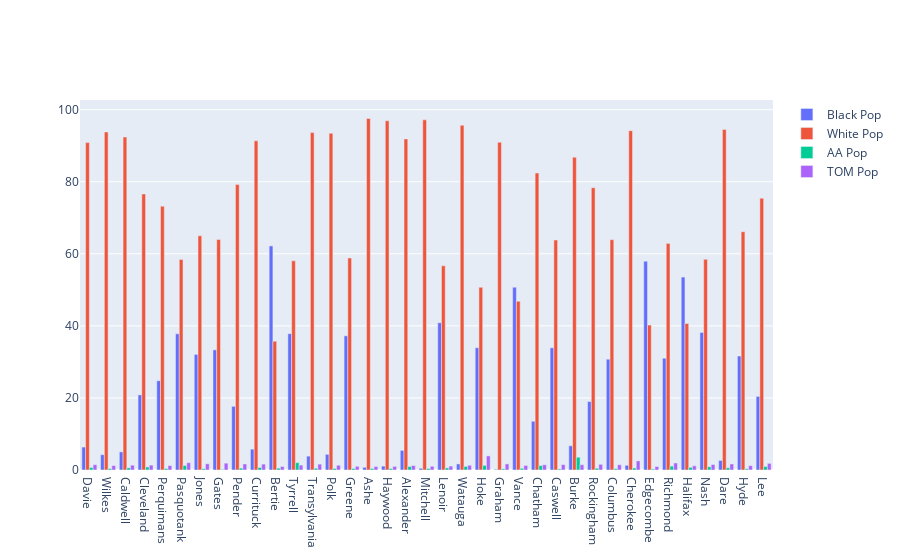

Write notebook code for a chart like this one.
### Code cell
counties = np.array(comb_test_ba[comb_test_ba.testSites<5].sort_values(by='testSites').county)
BA = np.array(comb_test_ba[comb_test_ba.testSites<5].sort_values(by='testSites').BA_perc)
WA = np.array(comb_test_ba[comb_test_ba.testSites<5].sort_values(by='testSites').WA_perc)
AA = np.array(comb_test_ba[comb_test_ba.testSites<5].sort_values(by='testSites').AA_perc)
TOM = np.array(comb_test_ba[comb_test_ba.testSites<5].sort_values(by='testSites').TOM_perc)
fig = go.Figure(data=[
    go.Bar(name='Black Pop', x=counties, y=BA),
    go.Bar(name='White Pop', x=counties, y=WA),
    go.Bar(name='AA Pop', x=counties, y=AA),
    go.Bar(name='TOM Pop', x=counties, y=TOM),
])
# Change the bar mode
fig.update_layout(barmode='group')
fig.show()

### Figure 1 — Plotly figure (JSON) as saved in the notebook; plotly's stock layout.template omitted (floating-point values rounded to 4 significant figures)
{"data": [{"name": "Black Pop", "type": "bar", "x": ["Davie", "Wilkes", "Caldwell", "Cleveland", "Perquimans", "Pasquotank", "Jones", "Gates", "Pender", "Currituck", "Bertie", "Tyrrell", "Transylvania", "Polk", "Greene", "Ashe", "Haywood", "Alexander", "Mitchell", "Lenoir", "Watauga", "Hoke", "Graham", "Vance", "Chatham", "Caswell", "Burke", "Rockingham", "Columbus", "Cherokee", "Edgecombe", "Richmond", "Halifax", "Nash", "Dare", "Hyde", "Lee"], "y": [6.367, 4.254, 5.028, 20.84, 24.78, 37.8, 32.09, 33.34, 17.67, 5.789, 62.2, 37.84, 3.853, 4.347, 37.23, 0.749, 1.083, 5.445, 0.482, 40.88, 1.681, 33.94, 0.193, 50.73, 13.53, 33.92, 6.729, 19.0, 30.75, 1.31, 57.94, 31.02, 53.55, 38.19, 2.661, 31.63, 20.43]}, {"name": "White Pop", "type": "bar", "x": ["Davie", "Wilkes", "Caldwell", "Cleveland", "Perquimans", "Pasquotank", "Jones", "Gates", "Pender", "Currituck", "Bertie", "Tyrrell", "Transylvania", "Polk", "Greene", "Ashe", "Haywood", "Alexander", "Mitchell", "Lenoir", "Watauga", "Hoke", "Graham", "Vance", "Chatham", "Caswell", "Burke", "Rockingham", "Columbus", "Cherokee", "Edgecombe", "Richmond", "Halifax", "Nash", "Dare", "Hyde", "Lee"], "y": [90.86, 93.8, 92.4, 76.6, 73.21, 58.4, 65.01, 63.96, 79.21, 91.36, 35.74, 58.06, 93.64, 93.44, 58.84, 97.55, 96.93, 91.89, 97.17, 56.67, 95.66, 50.7, 90.94, 46.83, 82.42, 63.82, 86.81, 78.35, 63.92, 94.18, 40.21, 62.88, 40.67, 58.46, 94.5, 66.13, 75.41]}, {"name": "AA Pop", "type": "bar", "x": ["Davie", "Wilkes", "Caldwell", "Cleveland", "Perquimans", "Pasquotank", "Jones", "Gates", "Pender", "Currituck", "Bertie", "Tyrrell", "Transylvania", "Polk", "Greene", "Ashe", "Haywood", "Alexander", "Mitchell", "Lenoir", "Watauga", "Hoke", "Graham", "Vance", "Chatham", "Caswell", "Burke", "Rockingham", "Columbus", "Cherokee", "Edgecombe", "Richmond", "Halifax", "Nash", "Dare", "Hyde", "Lee"], "y": [0.697, 0.374, 0.594, 0.848, 0.407, 1.257, 0.348, 0.174, 0.517, 0.699, 0.513, 2.029, 0.472, 0.424, 0.414, 0.426, 0.387, 0.98, 0.417, 0.581, 0.999, 1.288, 0.318, 0.47, 1.234, 0.273, 3.553, 0.486, 0.355, 0.541, 0.262, 1.08, 0.743, 0.902, 0.621, 0.345, 0.982]}, {"name": "TOM Pop", "type": "bar", "x": ["Davie", "Wilkes", "Caldwell", "Cleveland", "Perquimans", "Pasquotank", "Jones", "Gates", "Pender", "Currituck", "Bertie", "Tyrrell", "Transylvania", "Polk", "Greene", "Ashe", "Haywood", "Alexander", "Mitchell", "Lenoir", "Watauga", "Hoke", "Graham", "Vance", "Chatham", "Caswell", "Burke", "Rockingham", "Columbus", "Cherokee", "Edgecombe", "Richmond", "Halifax", "Nash", "Dare", "Hyde", "Lee"], "y": [1.471, 1.218, 1.341, 1.364, 1.23, 2.027, 1.73, 1.893, 1.672, 1.636, 0.968, 1.36, 1.634, 1.316, 1.027, 0.963, 0.993, 1.234, 1.029, 1.089, 1.315, 3.912, 1.691, 1.254, 1.455, 1.501, 1.467, 1.575, 1.456, 2.52, 0.946, 1.955, 1.164, 1.526, 1.681, 1.207, 1.838]}], "layout": {"barmode": "group"}}
